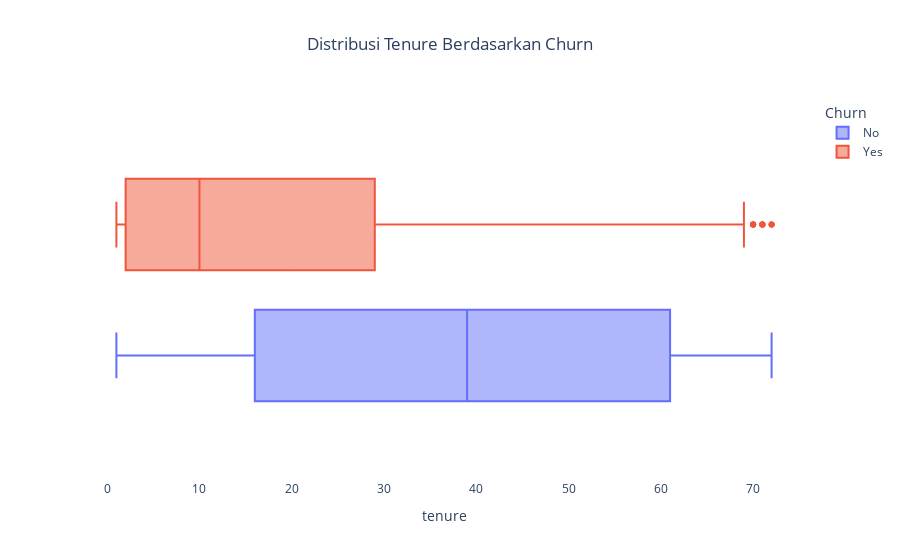
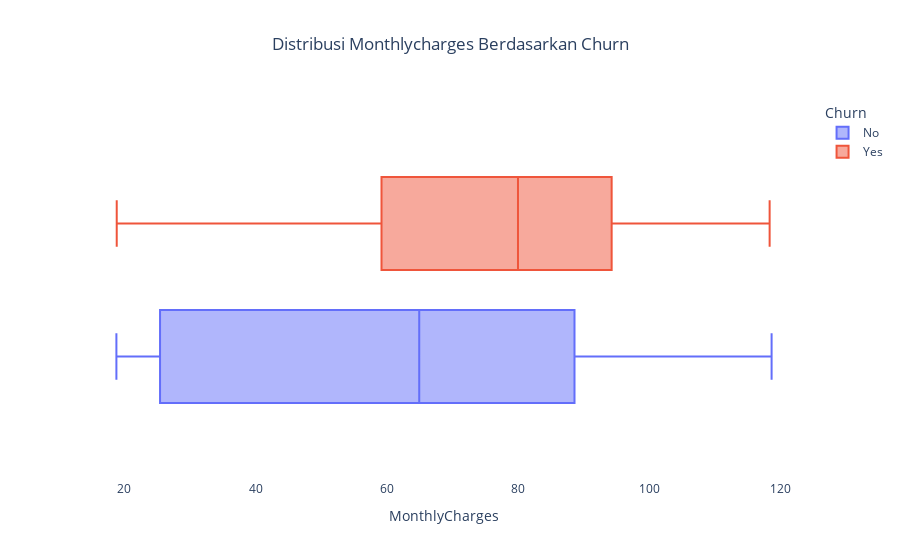

Notebook code cell kept with these figures, in order:
### Markdown cell above
Pembersihan data dengan menghapus nilai tenure = 0 yang tidak dapat diprediksi loyalitasnya berhasil mengeliminasi 0,16% dari total data. Meski proporsinya kecil, penghapusan ini krusial untuk memastikan validitas analisis dan meningkatkan akurasi model.

### Code cell
# Ambil semua kolom bertipe numerik dari dataframe
num_cols = df_edit.select_dtypes(include="number").columns.tolist()

for col in num_cols:
    
    boxplot=px.box(df_edit.sort_values(by="Churn", ascending=True),x=col,color="Churn", title=f"Distribusi {col.capitalize()} Berdasarkan Churn")
    
    boxplot.update_layout(
    title={"x": 0.5},             
    plot_bgcolor="rgba(0,0,0,0)", 
    paper_bgcolor="rgba(0,0,0,0)" 
)
    boxplot.show()

### Figure 1 — Plotly figure (JSON) as saved in the notebook; plotly's stock layout.template omitted (floating-point values rounded to 4 significant figures; data arrays with more than 128 entries replaced by an {"elided": "..."} marker saying what was removed)
{"data": [{"alignmentgroup": "True", "hovertemplate": "Churn=No<br>tenure=%{x}<extra></extra>", "legendgroup": "No", "marker": {"color": "#636efa"}, "name": "No", "notched": false, "offsetgroup": "No", "orientation": "h", "showlegend": true, "type": "box", "x": {"elided": "3557 int values"}, "x0": " ", "xaxis": "x", "y0": " ", "yaxis": "y"}, {"alignmentgroup": "True", "hovertemplate": "Churn=Yes<br>tenure=%{x}<extra></extra>", "legendgroup": "Yes", "marker": {"color": "#EF553B"}, "name": "Yes", "notched": false, "offsetgroup": "Yes", "orientation": "h", "showlegend": true, "type": "box", "x": {"elided": "1288 int values"}, "x0": " ", "xaxis": "x", "y0": " ", "yaxis": "y"}], "layout": {"boxmode": "group", "legend": {"title": {"text": "Churn"}, "tracegroupgap": 0}, "paper_bgcolor": "rgba(0,0,0,0)", "plot_bgcolor": "rgba(0,0,0,0)", "title": {"text": "Distribusi Tenure Berdasarkan Churn", "x": 0.5}, "xaxis": {"anchor": "y", "domain": [0, 1], "title": {"text": "tenure"}}, "yaxis": {"anchor": "x", "domain": [0, 1]}}}

### Figure 2 — Plotly figure (JSON) as saved in the notebook; plotly's stock layout.template omitted (floating-point values rounded to 4 significant figures; data arrays with more than 128 entries replaced by an {"elided": "..."} marker saying what was removed)
{"data": [{"alignmentgroup": "True", "hovertemplate": "Churn=No<br>MonthlyCharges=%{x}<extra></extra>", "legendgroup": "No", "marker": {"color": "#636efa"}, "name": "No", "notched": false, "offsetgroup": "No", "orientation": "h", "showlegend": true, "type": "box", "x": {"elided": "3557 float values"}, "x0": " ", "xaxis": "x", "y0": " ", "yaxis": "y"}, {"alignmentgroup": "True", "hovertemplate": "Churn=Yes<br>MonthlyCharges=%{x}<extra></extra>", "legendgroup": "Yes", "marker": {"color": "#EF553B"}, "name": "Yes", "notched": false, "offsetgroup": "Yes", "orientation": "h", "showlegend": true, "type": "box", "x": {"elided": "1288 float values"}, "x0": " ", "xaxis": "x", "y0": " ", "yaxis": "y"}], "layout": {"boxmode": "group", "legend": {"title": {"text": "Churn"}, "tracegroupgap": 0}, "paper_bgcolor": "rgba(0,0,0,0)", "plot_bgcolor": "rgba(0,0,0,0)", "title": {"text": "Distribusi Monthlycharges Berdasarkan Churn", "x": 0.5}, "xaxis": {"anchor": "y", "domain": [0, 1], "title": {"text": "MonthlyCharges"}}, "yaxis": {"anchor": "x", "domain": [0, 1]}}}
